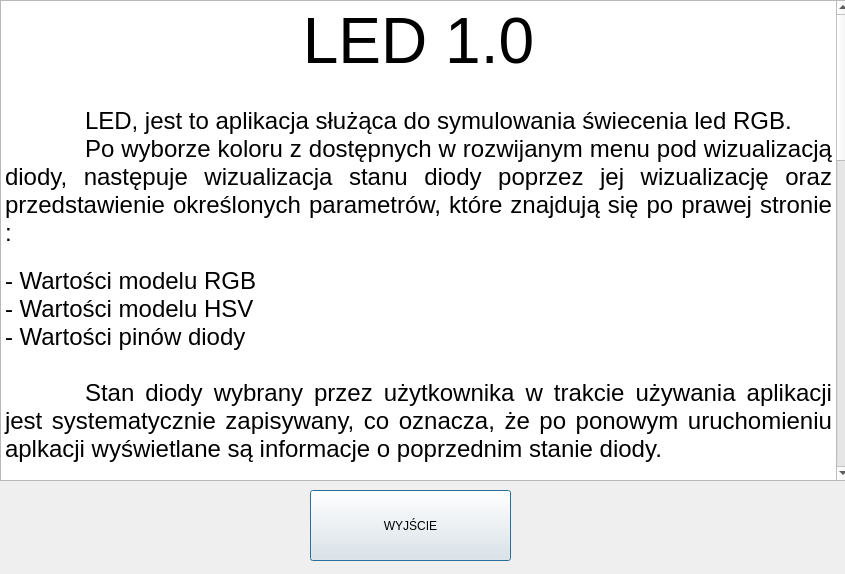
<?xml version="1.0" encoding="UTF-8"?>
<ui version="4.0">
 <class>HelpDialog</class>
 <widget class="QDialog" name="HelpDialog">
  <property name="geometry">
   <rect>
    <x>0</x>
    <y>0</y>
    <width>845</width>
    <height>574</height>
   </rect>
  </property>
  <property name="windowTitle">
   <string>Dialog</string>
  </property>
  <widget class="QPushButton" name="pushButtonExit">
   <property name="geometry">
    <rect>
     <x>310</x>
     <y>490</y>
     <width>201</width>
     <height>71</height>
    </rect>
   </property>
   <property name="text">
    <string>WYJŚCIE</string>
   </property>
  </widget>
  <widget class="QTextBrowser" name="textBrowser">
   <property name="geometry">
    <rect>
     <x>0</x>
     <y>0</y>
     <width>851</width>
     <height>481</height>
    </rect>
   </property>
   <property name="html">
    <string>&lt;!DOCTYPE HTML PUBLIC &quot;-//W3C//DTD HTML 4.0//EN&quot; &quot;http://www.w3.org/TR/REC-html40/strict.dtd&quot;&gt;
&lt;html&gt;&lt;head&gt;&lt;meta name=&quot;qrichtext&quot; content=&quot;1&quot; /&gt;&lt;style type=&quot;text/css&quot;&gt;
p, li { white-space: pre-wrap; }
&lt;/style&gt;&lt;/head&gt;&lt;body style=&quot; font-family:'.AppleSystemUIFont'; font-size:13pt; font-weight:400; font-style:normal;&quot;&gt;
&lt;p align=&quot;center&quot; style=&quot; margin-top:0px; margin-bottom:0px; margin-left:0px; margin-right:0px; -qt-block-indent:0; text-indent:0px;&quot;&gt;&lt;span style=&quot; font-size:48pt;&quot;&gt;LED 1.0&lt;/span&gt;&lt;/p&gt;
&lt;p align=&quot;center&quot; style=&quot;-qt-paragraph-type:empty; margin-top:0px; margin-bottom:0px; margin-left:0px; margin-right:0px; -qt-block-indent:0; text-indent:0px; font-size:18pt;&quot;&gt;&lt;br /&gt;&lt;/p&gt;
&lt;p align=&quot;justify&quot; style=&quot; margin-top:0px; margin-bottom:0px; margin-left:0px; margin-right:0px; -qt-block-indent:0; text-indent:0px;&quot;&gt;&lt;span style=&quot; font-size:18pt;&quot;&gt;	LED, jest to aplikacja służąca do symulowania świecenia led RGB. &lt;/span&gt;&lt;/p&gt;
&lt;p align=&quot;justify&quot; style=&quot; margin-top:0px; margin-bottom:0px; margin-left:0px; margin-right:0px; -qt-block-indent:0; text-indent:0px;&quot;&gt;&lt;span style=&quot; font-size:18pt;&quot;&gt;	Po wyborze koloru z dostępnych w rozwijanym menu pod wizualizacją diody, następuje wizualizacja stanu diody poprzez jej wizualizację oraz przedstawienie określonych parametrów, które znajdują się po prawej stronie :&lt;/span&gt;&lt;/p&gt;
&lt;p align=&quot;justify&quot; style=&quot;-qt-paragraph-type:empty; margin-top:0px; margin-bottom:0px; margin-left:0px; margin-right:0px; -qt-block-indent:0; text-indent:0px;&quot;&gt;&lt;br /&gt;&lt;/p&gt;
&lt;p align=&quot;justify&quot; style=&quot; margin-top:0px; margin-bottom:0px; margin-left:0px; margin-right:0px; -qt-block-indent:0; text-indent:0px;&quot;&gt;&lt;span style=&quot; font-size:18pt;&quot;&gt;- Wartości modelu RGB&lt;/span&gt;&lt;/p&gt;
&lt;p align=&quot;justify&quot; style=&quot; margin-top:0px; margin-bottom:0px; margin-left:0px; margin-right:0px; -qt-block-indent:0; text-indent:0px;&quot;&gt;&lt;span style=&quot; font-size:18pt;&quot;&gt;- Wartości modelu HSV&lt;/span&gt;&lt;/p&gt;
&lt;p align=&quot;justify&quot; style=&quot; margin-top:0px; margin-bottom:0px; margin-left:0px; margin-right:0px; -qt-block-indent:0; text-indent:0px;&quot;&gt;&lt;span style=&quot; font-size:18pt;&quot;&gt;- Wartości pinów diody&lt;/span&gt;&lt;/p&gt;
&lt;p align=&quot;justify&quot; style=&quot;-qt-paragraph-type:empty; margin-top:0px; margin-bottom:0px; margin-left:0px; margin-right:0px; -qt-block-indent:0; text-indent:0px; font-size:18pt;&quot;&gt;&lt;br /&gt;&lt;/p&gt;
&lt;p align=&quot;justify&quot; style=&quot; margin-top:0px; margin-bottom:0px; margin-left:0px; margin-right:0px; -qt-block-indent:0; text-indent:0px;&quot;&gt;&lt;span style=&quot; font-size:18pt;&quot;&gt;	Stan diody wybrany przez użytkownika w trakcie używania aplikacji jest systematycznie zapisywany, co oznacza, że po ponowym uruchomieniu aplkacji wyświetlane są informacje o poprzednim stanie diody.&lt;/span&gt;&lt;/p&gt;
&lt;p align=&quot;justify&quot; style=&quot;-qt-paragraph-type:empty; margin-top:0px; margin-bottom:0px; margin-left:0px; margin-right:0px; -qt-block-indent:0; text-indent:0px; font-size:18pt;&quot;&gt;&lt;br /&gt;&lt;/p&gt;
&lt;p align=&quot;justify&quot; style=&quot; margin-top:0px; margin-bottom:0px; margin-left:0px; margin-right:0px; -qt-block-indent:0; text-indent:0px;&quot;&gt;&lt;span style=&quot; font-size:18pt;&quot;&gt;	Dodatkowo użytkownik ma dostęp do podstawowych narzędzi takich jak:&lt;/span&gt;&lt;/p&gt;
&lt;p align=&quot;justify&quot; style=&quot; margin-top:0px; margin-bottom:0px; margin-left:0px; margin-right:0px; -qt-block-indent:0; text-indent:0px;&quot;&gt;&lt;span style=&quot; font-size:18pt;&quot;&gt;- Okno pomocy&lt;/span&gt;&lt;/p&gt;
&lt;p align=&quot;justify&quot; style=&quot; margin-top:0px; margin-bottom:0px; margin-left:0px; margin-right:0px; -qt-block-indent:0; text-indent:0px;&quot;&gt;&lt;span style=&quot; font-size:18pt;&quot;&gt;- Informacje o Autorze&lt;/span&gt;&lt;/p&gt;
&lt;p align=&quot;justify&quot; style=&quot;-qt-paragraph-type:empty; margin-top:0px; margin-bottom:0px; margin-left:0px; margin-right:0px; -qt-block-indent:0; text-indent:0px; font-size:18pt;&quot;&gt;&lt;br /&gt;&lt;/p&gt;
&lt;p align=&quot;center&quot; style=&quot; margin-top:0px; margin-bottom:0px; margin-left:0px; margin-right:0px; -qt-block-indent:0; text-indent:0px;&quot;&gt;&lt;span style=&quot; font-size:24pt;&quot;&gt;Instrukcja Obsługi&lt;/span&gt;&lt;/p&gt;
&lt;p align=&quot;center&quot; style=&quot;-qt-paragraph-type:empty; margin-top:0px; margin-bottom:0px; margin-left:0px; margin-right:0px; -qt-block-indent:0; text-indent:0px; font-size:24pt;&quot;&gt;&lt;br /&gt;&lt;/p&gt;
&lt;p align=&quot;justify&quot; style=&quot; margin-top:0px; margin-bottom:0px; margin-left:0px; margin-right:0px; -qt-block-indent:0; text-indent:0px;&quot;&gt;&lt;span style=&quot; font-size:18pt;&quot;&gt;Aby symulować stan diody należy:&lt;/span&gt;&lt;/p&gt;
&lt;p align=&quot;justify&quot; style=&quot;-qt-paragraph-type:empty; margin-top:0px; margin-bottom:0px; margin-left:0px; margin-right:0px; -qt-block-indent:0; text-indent:0px; font-size:18pt;&quot;&gt;&lt;br /&gt;&lt;/p&gt;
&lt;p align=&quot;justify&quot; style=&quot; margin-top:0px; margin-bottom:0px; margin-left:0px; margin-right:0px; -qt-block-indent:0; text-indent:0px;&quot;&gt;&lt;span style=&quot; font-size:18pt;&quot;&gt;- Wybrać kolor w pasku znajdującym się poniżej okna wizualizacyjnego stan diody&lt;/span&gt;&lt;/p&gt;
&lt;p align=&quot;justify&quot; style=&quot;-qt-paragraph-type:empty; margin-top:0px; margin-bottom:0px; margin-left:0px; margin-right:0px; -qt-block-indent:0; text-indent:0px; font-size:18pt;&quot;&gt;&lt;br /&gt;&lt;/p&gt;
&lt;p align=&quot;justify&quot; style=&quot; margin-top:0px; margin-bottom:0px; margin-left:0px; margin-right:0px; -qt-block-indent:0; text-indent:0px;&quot;&gt;&lt;span style=&quot; font-size:18pt;&quot;&gt;- Obserwować wynik symulacji&lt;/span&gt;&lt;/p&gt;
&lt;p align=&quot;justify&quot; style=&quot;-qt-paragraph-type:empty; margin-top:0px; margin-bottom:0px; margin-left:0px; margin-right:0px; -qt-block-indent:0; text-indent:0px; font-size:18pt;&quot;&gt;&lt;br /&gt;&lt;/p&gt;
&lt;p align=&quot;justify&quot; style=&quot; margin-top:0px; margin-bottom:0px; margin-left:0px; margin-right:0px; -qt-block-indent:0; text-indent:0px;&quot;&gt;&lt;span style=&quot; font-size:18pt;&quot;&gt;- Po prawej stronie znajdują się informacje o wartościach aktualnego stanu w modelach RGB i HSV oraz wartości napięć panujących na określonych pinach(obowiązuje logika pięcio-woltowa)&lt;/span&gt;&lt;/p&gt;
&lt;p align=&quot;justify&quot; style=&quot;-qt-paragraph-type:empty; margin-top:0px; margin-bottom:0px; margin-left:0px; margin-right:0px; -qt-block-indent:0; text-indent:0px; font-size:18pt;&quot;&gt;&lt;br /&gt;&lt;/p&gt;
&lt;p align=&quot;justify&quot; style=&quot; margin-top:0px; margin-bottom:0px; margin-left:0px; margin-right:0px; -qt-block-indent:0; text-indent:0px;&quot;&gt;&lt;span style=&quot; font-size:18pt;&quot;&gt;- Nad całym interfejsem znajdują się przyciski od lewej :&lt;/span&gt;&lt;/p&gt;
&lt;p align=&quot;justify&quot; style=&quot; margin-top:0px; margin-bottom:0px; margin-left:0px; margin-right:0px; -qt-block-indent:0; text-indent:0px;&quot;&gt;&lt;span style=&quot; font-size:18pt;&quot;&gt;	- Pomoc&lt;/span&gt;&lt;/p&gt;
&lt;p align=&quot;justify&quot; style=&quot; margin-top:0px; margin-bottom:0px; margin-left:0px; margin-right:0px; -qt-block-indent:0; text-indent:0px;&quot;&gt;&lt;span style=&quot; font-size:18pt;&quot;&gt;	- Informacje o Autorze&lt;/span&gt;&lt;/p&gt;
&lt;p align=&quot;justify&quot; style=&quot;-qt-paragraph-type:empty; margin-top:0px; margin-bottom:0px; margin-left:0px; margin-right:0px; -qt-block-indent:0; text-indent:0px; font-size:18pt;&quot;&gt;&lt;br /&gt;&lt;/p&gt;
&lt;p align=&quot;justify&quot; style=&quot; margin-top:0px; margin-bottom:0px; margin-left:0px; margin-right:0px; -qt-block-indent:0; text-indent:0px;&quot;&gt;&lt;span style=&quot; font-size:18pt;&quot;&gt;- Aby wyłączyć aplikację należy skorzystać z przycisku znajdującego się po lewej stronie(Aplikacja dedykowana pod system macOS)&lt;/span&gt;&lt;/p&gt;
&lt;p align=&quot;justify&quot; style=&quot;-qt-paragraph-type:empty; margin-top:0px; margin-bottom:0px; margin-left:0px; margin-right:0px; -qt-block-indent:0; text-indent:0px; font-size:18pt;&quot;&gt;&lt;br /&gt;&lt;/p&gt;
&lt;p align=&quot;justify&quot; style=&quot; margin-top:0px; margin-bottom:0px; margin-left:0px; margin-right:0px; -qt-block-indent:0; text-indent:0px;&quot;&gt;&lt;span style=&quot; font-size:18pt;&quot;&gt;- Warto mieć na uwadze, że stan aplikacji zapisuje się na bieżąco&lt;/span&gt;&lt;/p&gt;
&lt;p align=&quot;justify&quot; style=&quot;-qt-paragraph-type:empty; margin-top:0px; margin-bottom:0px; margin-left:0px; margin-right:0px; -qt-block-indent:0; text-indent:0px; font-size:18pt;&quot;&gt;&lt;br /&gt;&lt;/p&gt;
&lt;p align=&quot;center&quot; style=&quot; margin-top:0px; margin-bottom:0px; margin-left:0px; margin-right:0px; -qt-block-indent:0; text-indent:0px;&quot;&gt;&lt;span style=&quot; font-size:48pt;&quot;&gt;UWAGI&lt;/span&gt;&lt;/p&gt;
&lt;p align=&quot;justify&quot; style=&quot;-qt-paragraph-type:empty; margin-top:0px; margin-bottom:0px; margin-left:0px; margin-right:0px; -qt-block-indent:0; text-indent:0px; font-size:18pt;&quot;&gt;&lt;br /&gt;&lt;/p&gt;
&lt;p align=&quot;justify&quot; style=&quot; margin-top:0px; margin-bottom:0px; margin-left:0px; margin-right:0px; -qt-block-indent:0; text-indent:0px;&quot;&gt;&lt;span style=&quot; font-size:18pt;&quot;&gt;Aplikacja jest jedynie wersją demonstracyjną, z ograniczoną funkcjonalnością i pakietem dostępnych kolorów służących do symulacji. W przypadku chęci nabycia pełnej wersji aplikacji, należy skontaktować się z autorem i ustalić szczegóły. Informacje o autorze dostępne są w oknie Informacje O Autorze.&lt;/span&gt;&lt;/p&gt;&lt;/body&gt;&lt;/html&gt;</string>
   </property>
  </widget>
 </widget>
 <resources/>
 <connections/>
</ui>
